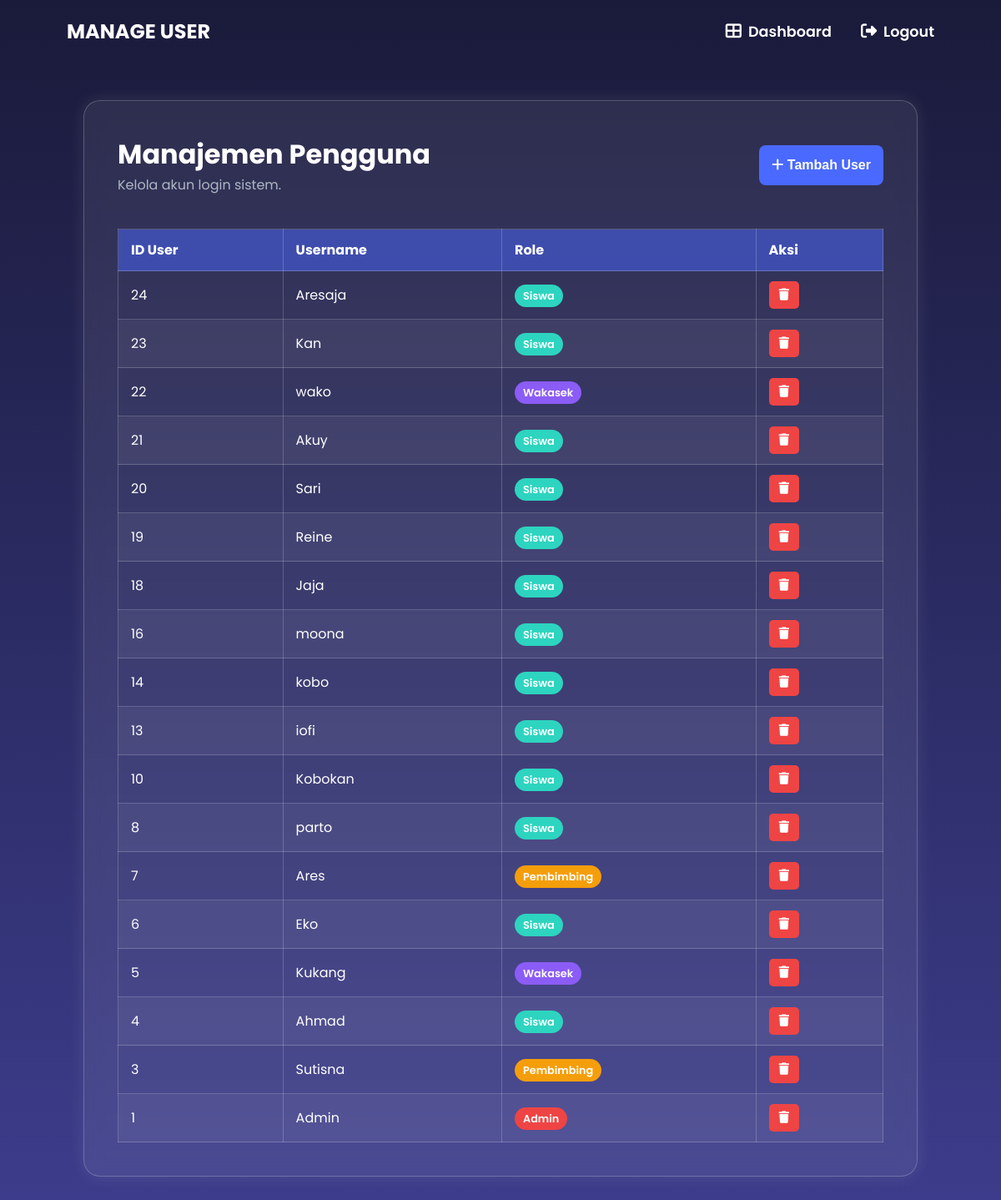
/admin-users.php (signed in), run on the app's committed database.
### tables this page shows
CREATE TABLE `users` (
  `id_users` int(11) NOT NULL,
  `username` varchar(200) NOT NULL,
  `password` varchar(100) NOT NULL,
  `role` enum('admin','wakasek','pembimbing','siswa') NOT NULL
);

### admin-users.php (the view, shortened to what this page needs)
<?php
include "config.php";
?>
<!DOCTYPE html>
<html lang="id">
<head>
    <link rel="stylesheet" href="style.css">
    <link rel="stylesheet" href="https://cdnjs.cloudflare.com/ajax/libs/font-awesome/6.5.2/css/all.min.css">
</head>
<body>
<header>
    <nav>
        <div class="logo">MANAGE USER</div>
        <ul class="nav-links">
            <li><a href="dashboard admin.php"><i class="fa fa-th-large"></i> Dashboard</a></li>
            <li><a href="login.php"><i class="fas fa-sign-out-alt"></i> Logout</a></li>
        </ul>
    </nav>
</header>
<main class="data-page">
    <div class="data-container animate-fade-up">
        <div class="header-action">
            <div>
                <h1>Manajemen Pengguna</h1>
                <p class="subtitle" style="text-align: left; margin-bottom: 0;">Kelola akun login sistem.</p>
            </div>
            <button class="btn-simpan-laporan" onclick="openModal()" style="width: auto; margin-top: 0;">
                <i class="fas fa-plus"></i> Tambah User
            </button>
        </div>
        <div class="table-wrapper">
            <table id="laporan-table">
                <thead>
                    <tr>
                        <th>ID User</th>
                        <th>Username</th>
                        <th>Role</th>
                        <th>Aksi</th>
                    </tr>
                </thead>
                <tbody>
                    <?php
                    $result = mysqli_query($conn, "SELECT * FROM users ORDER BY id_users DESC");
                    while ($row = mysqli_fetch_assoc($result)) {
                        $badgeClass = "badge-siswa";
                        if ($row['role'] == 'admin') $badgeClass = "badge-admin";
                        elseif ($row['role'] == 'pembimbing') $badgeClass = "badge-pembimbing";
                        elseif ($row['role'] == 'wakasek') $badgeClass = "badge-wakasek";
                    ?>
                    <tr>
                        <td><?php echo $row['id_users']; ?></td>
                        <td><?php echo $row['username']; ?></td>
                        <td><span class="badge <?php echo $badgeClass; ?>"><?php echo ucfirst($row['role']); ?></span></td>
                        <td>
                            <a href="admin-users.php?hapus=<?php echo $row['id_users']; ?>"
                               class="btn-download-row"
                               style="background: #ef4444; display:inline-block; text-decoration:none;"
                               onclick="return confirm('Yakin ingin menghapus user ini?');">
                               <i class="fas fa-trash"></i>
                            </a>
                        </td>
                    </tr>
                    <?php } ?>
                </tbody>
            </table>
        </div>
    </div>
</main>
</body>
</html>

### style.css (style rules this page uses)
* { margin: 0; padding: 0; box-sizing: border-box; }
body { font-family: 'Poppins', sans-serif; background-color: #1a1a3a; color: #ffffff; overflow-x: hidden; }
header { position: absolute; top: 0; left: 0; width: 100%; padding: 20px 80px; z-index: 100; }
nav { display: flex; justify-content: space-between; align-items: center; }
.logo { font-size: 1em; font-weight: 700; }
.nav-links { display: flex; list-style: none; gap: 30px; }
.nav-links a { text-decoration: none; color: #ffffff; font-weight: 600; transition: color 0.3s ease; }
nav { display: flex; justify-content: space-between; align-items: center; animation: fadeSlideDown 0.8s ease forwards; }
.logo { font-size: 1.5em; font-weight: 700; }
.nav-links { display: flex; list-style: none; gap: 35px; }
.nav-links a { text-decoration: none; color: #ffffff; font-weight: 600; transition: color 0.3s ease; display: flex; align-items: center; gap: 8px; font-size: 1.1rem; }
.nav-links i { font-size: 1.2rem; }
.login-container .subtitle, .data-container .subtitle, .contact-container .subtitle { text-align: center; color: #aeb8c4; margin-bottom: 30px; }
.table-wrapper { overflow-x: auto; }
.animate-fade-up { opacity: 0; animation: fadeIn 1s ease-out forwards; }
.about-page, .contact-page, .data-page { padding: 120px 20px 40px 20px; min-height: 100vh; background: linear-gradient(to bottom, #1a1a3a, #3c3c8c); color: #ffffff; display: flex; justify-content: center; align-items: flex-start; }
.about-content, .contact-container, .data-container { width: 100%; max-width: 800px; padding: 40px; background-color: rgba(255, 255, 255, 0.08); border-radius: 20px; box-shadow: 0 0 20px rgba(255, 255, 255, 0.1); backdrop-filter: blur(10px); border: 1px solid rgba(255, 255, 255, 0.2); opacity: 0; animation: fadeIn 1s ease-out 0.2s forwards; }
.data-container { max-width: 1000px; }
.btn-simpan-laporan, .btn-download-pdf { width: 100%; padding: 15px; border: none; font-size: 1rem; font-weight: 600; border-radius: 8px; cursor: pointer; transition: all 0.3s ease; margin-top: 10px; }
.btn-simpan-laporan { background-color: #4a69ff; color: #ffffff; }
#laporan-table { width: 100%; border-collapse: collapse; margin-top: 20px; }
#laporan-table th, #laporan-table td { padding: 12px 15px; border: 1px solid rgba(255, 255, 255, 0.2); text-align: left; }
#laporan-table thead { background-color: rgba(74, 105, 255, 0.5); }
#laporan-table tbody tr:nth-child(even) { background-color: rgba(255, 255, 255, 0.05); }
.btn-download-row { padding: 6px 12px; border: none; border-radius: 5px; cursor: pointer; background-color: #27ae60; color: white; font-size: 0.9rem; font-weight: 500; }
.badge { padding: 5px 10px; border-radius: 50px; font-size: 0.8rem; font-weight: 600; }
.badge-admin { background: #ef4444; color: white; }
.badge-siswa { background: #2dd4bf; color: white; }
.header-action { display: flex; justify-content: space-between; align-items: center; margin-bottom: 20px; }

### admin-users.php (style rules this page uses)
.badge { padding: 5px 10px; border-radius: 50px; font-size: 0.8rem; font-weight: 600; }
.badge-admin { background: #ef4444; color: white; }
.badge-pembimbing { background: #f59e0b; color: white; }
.badge-siswa { background: #2dd4bf; color: white; }
.badge-wakasek { background: #8b5cf6; color: white; }
.header-action { display: flex; justify-content: space-between; align-items: center; margin-bottom: 20px; }

### data on the page
users: id_users "24", username "Aresaja", role "Siswa"
users: id_users "23", username "Kan", role "Siswa"
users: id_users "22", username "wako", role "Wakasek"
users: id_users "21", username "Akuy", role "Siswa"
users: id_users "20", username "Sari", role "Siswa"
users: id_users "19", username "Reine", role "Siswa"
users: id_users "18", username "Jaja", role "Siswa"
users: id_users "16", username "moona", role "Siswa"
users: id_users "14", username "kobo", role "Siswa"
users: id_users "13", username "iofi", role "Siswa"
users: id_users "10", username "Kobokan", role "Siswa"
users: id_users "8", username "parto", role "Siswa"
users: id_users "7", username "Ares", role "Pembimbing"
users: id_users "6", username "Eko", role "Siswa"
users: id_users "5", username "Kukang", role "Wakasek"
users: id_users "4", username "Ahmad", role "Siswa"
users: id_users "3", username "Sutisna", role "Pembimbing"
users: id_users "1", username "Admin", role "Admin"
